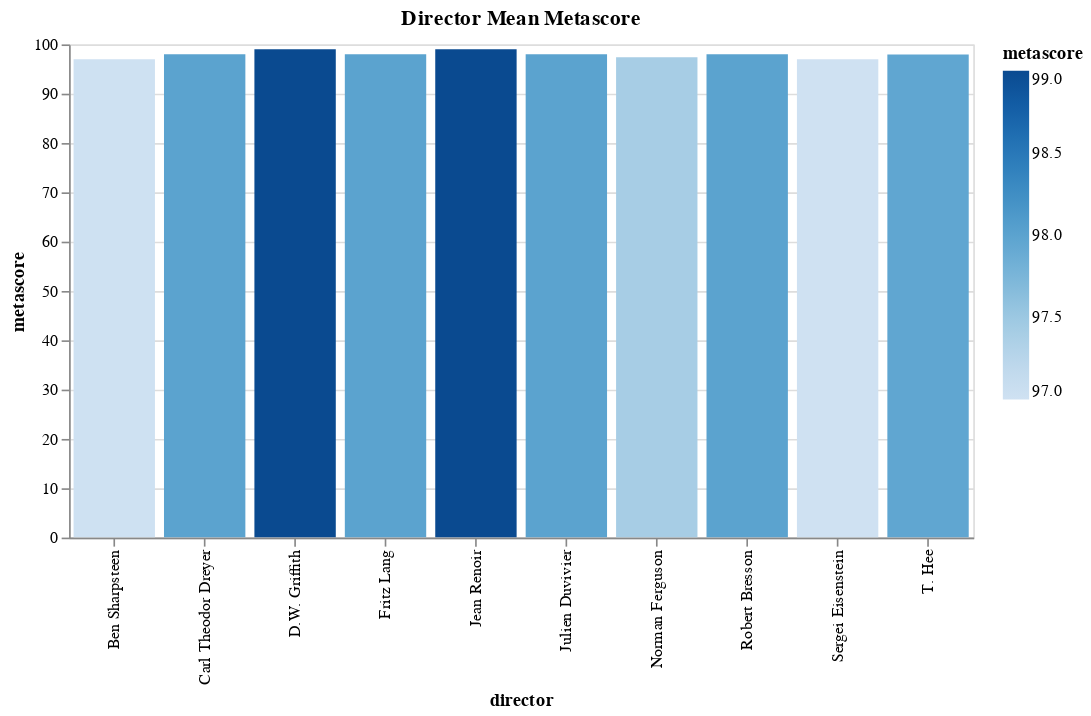

The code cell stored with this chart in its notebook:
### Code cell
bar = alt.Chart(director_mean_metascore).mark_bar().encode(
    x='director',
    y='metascore',
    color=alt.Color('metascore', scale=alt.Scale(scheme='blues')),
    tooltip=['director', 'metascore', 'num_reviews']
).properties(
    width=alt.Step(55),
    height=300,
    title='Director Mean Metascore',
).interactive()

bar

### Figure 1 — Vega-Lite specification as saved in the notebook (floating-point values rounded to 4 significant figures)
{"config": {"view": {"continuousWidth": 300, "continuousHeight": 300}}, "data": {"name": "data-a62023b28695f8da283610c644f25653"}, "mark": {"type": "bar"}, "encoding": {"color": {"field": "metascore", "scale": {"scheme": "blues"}, "type": "quantitative"}, "tooltip": [{"field": "director", "type": "nominal"}, {"field": "metascore", "type": "quantitative"}, {"field": "num_reviews", "type": "quantitative"}], "x": {"field": "director", "type": "nominal"}, "y": {"field": "metascore", "type": "quantitative"}}, "height": 300, "params": [{"name": "param_1", "select": {"type": "interval", "encodings": ["x", "y"]}, "bind": "scales"}], "title": "Director Mean Metascore", "width": {"step": 55}, "$schema": "https://vega.github.io/schema/vega-lite/v5.20.1.json", "datasets": {"data-a62023b28695f8da283610c644f25653": [{"director": "Jean Renoir", "metascore": 99.0, "num_reviews": 44}, {"director": "D.W. Griffith", "metascore": 99.0, "num_reviews": 36}, {"director": "Julien Duvivier", "metascore": 98.0, "num_reviews": 39}, {"director": "Robert Bresson", "metascore": 98.0, "num_reviews": 32}, {"director": "Carl Theodor Dreyer", "metascore": 98.0, "num_reviews": 72}, {"director": "Fritz Lang", "metascore": 98.0, "num_reviews": 80}, {"director": "T. Hee", "metascore": 97.96, "num_reviews": 505}, {"director": "Norman Ferguson", "metascore": 97.41, "num_reviews": 703}, {"director": "Ben Sharpsteen", "metascore": 97.01, "num_reviews": 985}, {"director": "Sergei Eisenstein", "metascore": 97.0, "num_reviews": 136}]}}
